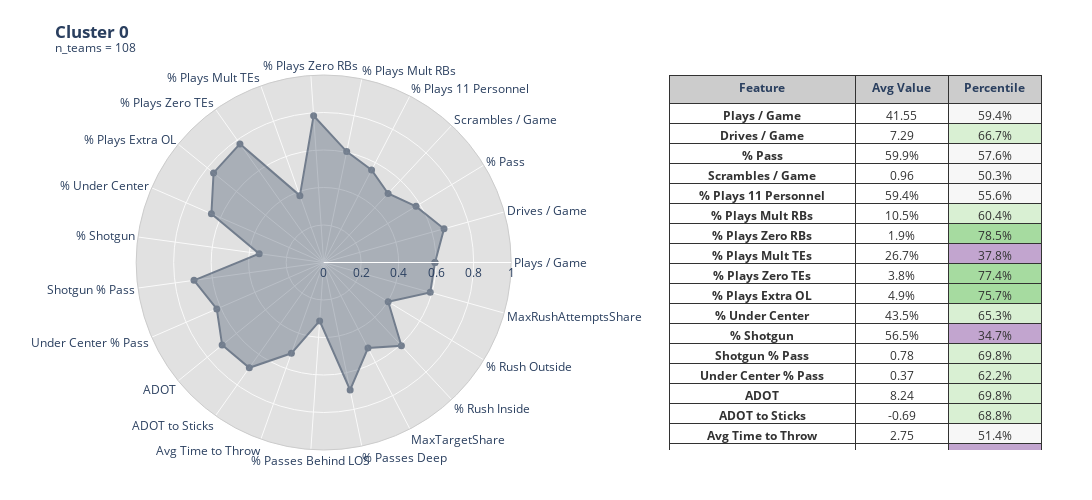
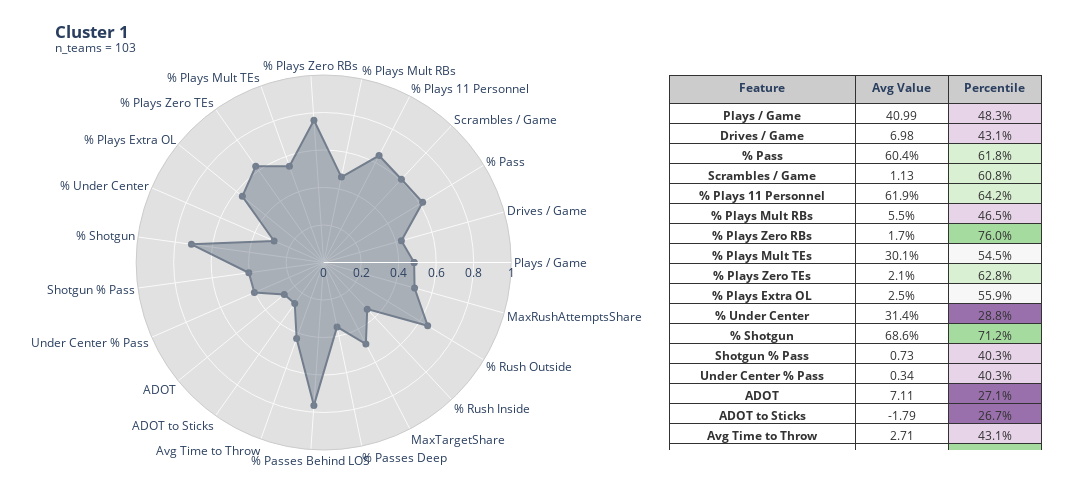
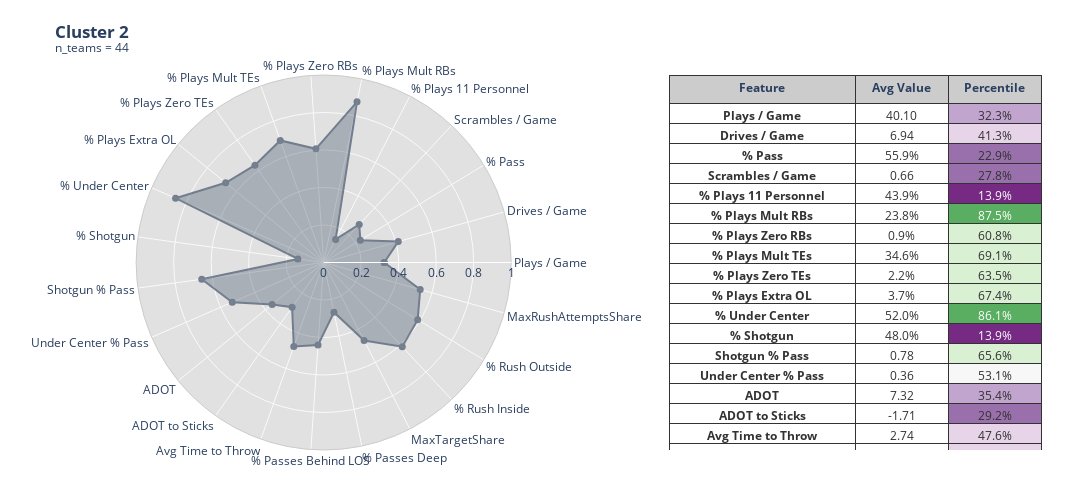
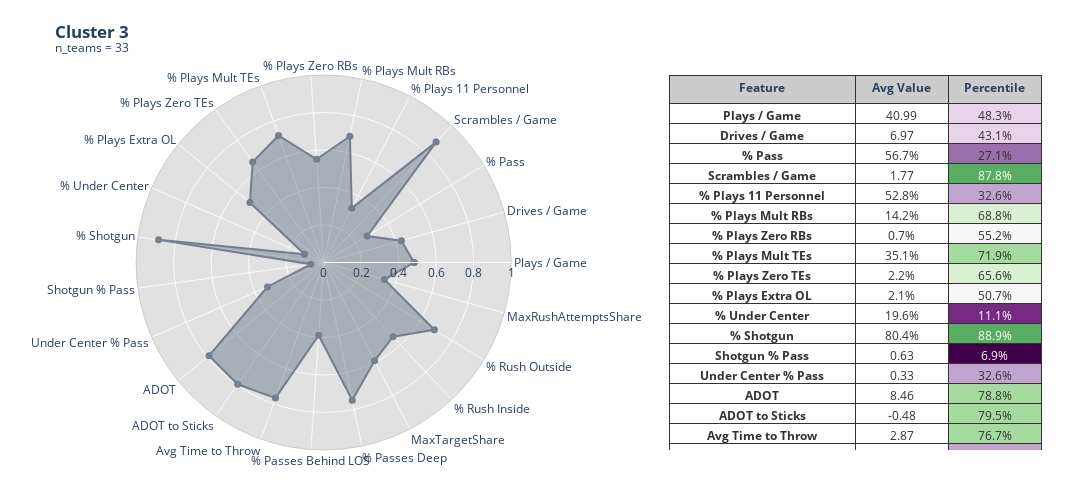

The cell these charts' notebook holds for them, in order:
### Code cell
''' Visualize Clusters '''

CLUSTER_COL = 'Cluster'
CLUSTERS_LIST = offense_tendencies[CLUSTER_COL].sort_values(ascending=True).unique().tolist()

# Average the features for each cluster
agg_dict: dict = {feature: ['min', 'mean', 'max'] for feature in OFFENSE_FEATURES}
agg_dict[CLUSTER_COL] = 'size'

avgs_by_cluster = offense_tendencies.groupby(CLUSTER_COL).aggregate(agg_dict)
avgs_by_cluster.columns = [' '.join(col) for col in avgs_by_cluster.columns]
avgs_by_cluster = avgs_by_cluster.rename(columns={f'{CLUSTER_COL} size': '# Teams'})
print(avgs_by_cluster.head().to_string())


def get_feature_pct_scores(features: list, feature_vals: list):
    # Feature value percentiles
    pct_scores = []
    for i in range(len(features)):
        feature = features[i]
        val = feature_vals[i]
        pct_score = percentileofscore(offense_tendencies[feature].tolist(), val, kind='weak') / 100
        
        pct_scores.append(pct_score)
    
    return pct_scores


def visualize_cluster_features(cluster: int):

    # features = OFFENSE_FEATURES
    feature_cols = [f'{feature} mean' for feature in OFFENSE_FEATURES]

    ## Data ##

    # Filter to cluster
    cluster_slice = offense_tendencies.loc[offense_tendencies[CLUSTER_COL] == cluster, :]
    cluster_avgs_slice = avgs_by_cluster.loc[avgs_by_cluster.index.get_level_values(CLUSTER_COL) == cluster, :]

    # Cluster stats
    n_teams = len(cluster_slice)

    # Feature averages
    cluster_feature_vals = cluster_avgs_slice[feature_cols].values.tolist()[0]
    cluster_feature_vals_fmt = []
    for i in range(len(OFFENSE_FEATURES)):
        val = cluster_feature_vals[i]
        cluster_feature_vals_fmt.append(f'{val:.1%}') if OFFENSE_FEATURES[i][0] == '%' else cluster_feature_vals_fmt.append(f'{val:,.2f}')
    
    # Feature percentiles
    cluster_feature_pctiles = get_feature_pct_scores(features=OFFENSE_FEATURES, feature_vals=cluster_feature_vals)
    cluster_feature_pctiles_fmt = [f'{s:.1%}' for s in cluster_feature_pctiles]
    color_scale_len = len(px.colors.diverging.PRGn) - 1
    
    ## Figure ##

    # Radar
    radar = px.line_polar(
        r=cluster_feature_pctiles,
        theta=OFFENSE_FEATURES,
        line_close=True,
        color_discrete_sequence=['#44546a'],
        
    )

    # Table
    pctile_colors = [px.colors.diverging.PRGn[int(p * color_scale_len)] for p in cluster_feature_pctiles]
    text_colors = []
    for p in cluster_feature_pctiles:
        if p <= .15 or p >= 0.85: text_colors.append('white')
        else: text_colors.append('#323232')

    tbl = go.Table(
        columnwidth=[2,1,1],
        header=dict(
            fill_color='#CCCCCC',
            font=dict(weight='bold'),
            line=dict(color='#323232', width=1),
            values=['Feature', 'Avg Value', 'Percentile'],
        ),
        cells=dict(
            fill_color=['white', 'white', pctile_colors],
            font=dict(weight=['bold', 'normal', 'normal'], color=['#323232', '#323232', text_colors]),
            line=dict(color='#323232', width=1),
            values=[OFFENSE_FEATURES, cluster_feature_vals_fmt, cluster_feature_pctiles_fmt]
        )
    )
    
    # Figure
    fig = make_subplots(
        rows=1, cols=2,
        column_widths=[4,3],
        horizontal_spacing=0.1,
        specs=[[{"type": "polar"}, {"type": "domain"}]]
    )
    
    for trace in radar.data:
        fig.add_trace(
            trace, row=1, col=1
        )
    fig.add_trace(
        tbl, row=1, col=2
    )


    # Formatting
    fig.update_traces(
        fill='toself',
        opacity=0.7,
        mode='lines+markers+text',
        marker_size=7,
        row=1, col=1
    )
    
    fig.update_polars(
        bgcolor='#e1e1e1',
        angularaxis=dict(
            linecolor='#CCCCCC',
            showgrid=True,
            gridcolor='#fafafa',
            showticklabels=True,
            ticks=""
        ),
        radialaxis=dict(
            gridcolor='#fafafa',
        )
    )

    fig.update_layout(
        title_text=f"<b>Cluster {cluster}</b><br><sup>{n_teams = :,}</sup>",
        polar=dict(radialaxis_range=(0,1)),
        margin=dict(b=50, r=50, l=75, t=75),
        height=500,
        width=1400,
        showlegend=True,
    )

    fig.show()
    # pio.write_image(fig, f'Cluster 2.png', scale=6, height=500, width=1400)

    print(cluster_slice.sort_values(by='% Pass', ascending=False).head(10).to_string())


for cluster in CLUSTERS_LIST:
    visualize_cluster_features(cluster=cluster)

### Figure 1 — Plotly figure (JSON) as saved in the notebook; plotly's stock layout.template omitted (floating-point values rounded to 4 significant figures)
{"data": [{"fill": "toself", "hovertemplate": "r=%{r}<br>theta=%{theta}<extra></extra>", "legendgroup": "", "line": {"color": "#44546a", "dash": "solid"}, "marker": {"size": 7, "symbol": "circle"}, "mode": "lines+markers+text", "name": "", "opacity": 0.7, "r": [0.5938, 0.6667, 0.5764, 0.5035, 0.5556, 0.6042, 0.7847, 0.3785, 0.7743, 0.7569, 0.6528, 0.3472, 0.6979, 0.6215, 0.6979, 0.6875, 0.5139, 0.3125, 0.6944, 0.5139, 0.6076, 0.4028, 0.5903, 0.5938], "showlegend": false, "subplot": "polar", "theta": ["Plays / Game", "Drives / Game", "% Pass", "Scrambles / Game", "% Plays 11 Personnel", "% Plays Mult RBs", "% Plays Zero RBs", "% Plays Mult TEs", "% Plays Zero TEs", "% Plays Extra OL", "% Under Center", "% Shotgun", "Shotgun % Pass", "Under Center % Pass", "ADOT", "ADOT to Sticks", "Avg Time to Throw", "% Passes Behind LOS", "% Passes Deep", "MaxTargetShare", "% Rush Inside", "% Rush Outside", "MaxRushAttemptsShare", "Plays / Game"], "type": "scatterpolar"}, {"cells": {"fill": {"color": ["white", "white", ["rgb(247,247,247)", "rgb(217,240,211)", "rgb(247,247,247)", "rgb(247,247,247)", "rgb(247,247,247)", "rgb(217,240,211)", "rgb(166,219,160)", "rgb(194,165,207)", "rgb(166,219,160)", "rgb(166,219,160)", "rgb(217,240,211)", "rgb(194,165,207)", "rgb(217,240,211)", "rgb(217,240,211)", "rgb(217,240,211)", "rgb(217,240,211)", "rgb(247,247,247)", "rgb(194,165,207)", "rgb(217,240,211)", "rgb(247,247,247)", "rgb(217,240,211)", "rgb(231,212,232)", "rgb(247,247,247)"]]}, "font": {"color": ["#323232", "#323232", ["#323232", "#323232", "#323232", "#323232", "#323232", "#323232", "#323232", "#323232", "#323232", "#323232", "#323232", "#323232", "#323232", "#323232", "#323232", "#323232", "#323232", "#323232", "#323232", "#323232", "#323232", "#323232", "#323232"]], "weight": ["bold", "normal", "normal"]}, "line": {"color": "#323232", "width": 1}, "values": [["Plays / Game", "Drives / Game", "% Pass", "Scrambles / Game", "% Plays 11 Personnel", "% Plays Mult RBs", "% Plays Zero RBs", "% Plays Mult TEs", "% Plays Zero TEs", "% Plays Extra OL", "% Under Center", "% Shotgun", "Shotgun % Pass", "Under Center % Pass", "ADOT", "ADOT to Sticks", "Avg Time to Throw", "% Passes Behind LOS", "% Passes Deep", "MaxTargetShare", "% Rush Inside", "% Rush Outside", "MaxRushAttemptsShare"], ["41.55", "7.29", "59.9%", "0.96", "59.4%", "10.5%", "1.9%", "26.7%", "3.8%", "4.9%", "43.5%", "56.5%", "0.78", "0.37", "8.24", "-0.69", "2.75", "20.4%", "12.2%", "0.24", "50.1%", "20.6%", "0.57"], ["59.4%", "66.7%", "57.6%", "50.3%", "55.6%", "60.4%", "78.5%", "37.8%", "77.4%", "75.7%", "65.3%", "34.7%", "69.8%", "62.2%", "69.8%", "68.8%", "51.4%", "31.2%", "69.4%", "51.4%", "60.8%", "40.3%", "59.0%"]]}, "columnwidth": [2, 1, 1], "domain": {"x": [0.6143, 1.0], "y": [0, 1]}, "header": {"fill": {"color": "#CCCCCC"}, "font": {"weight": "bold"}, "line": {"color": "#323232", "width": 1}, "values": ["Feature", "Avg Value", "Percentile"]}, "type": "table"}], "layout": {"height": 500, "margin": {"b": 50, "l": 75, "r": 50, "t": 75}, "polar": {"angularaxis": {"gridcolor": "#fafafa", "linecolor": "#CCCCCC", "showgrid": true, "showticklabels": true, "ticks": ""}, "bgcolor": "#e1e1e1", "domain": {"x": [0, 0.5143], "y": [0, 1]}, "radialaxis": {"gridcolor": "#fafafa", "range": [0, 1]}}, "showlegend": true, "title": {"text": "<b>Cluster 0</b><br><sup>n_teams = 108</sup>"}, "width": 1400}}

### Figure 2 — Plotly figure (JSON) as saved in the notebook; plotly's stock layout.template omitted (floating-point values rounded to 4 significant figures)
{"data": [{"fill": "toself", "hovertemplate": "r=%{r}<br>theta=%{theta}<extra></extra>", "legendgroup": "", "line": {"color": "#44546a", "dash": "solid"}, "marker": {"size": 7, "symbol": "circle"}, "mode": "lines+markers+text", "name": "", "opacity": 0.7, "r": [0.4826, 0.4306, 0.6181, 0.6076, 0.6424, 0.4653, 0.7604, 0.5451, 0.6285, 0.559, 0.2882, 0.7118, 0.4028, 0.4028, 0.2708, 0.2674, 0.4306, 0.7639, 0.3507, 0.4896, 0.3403, 0.6493, 0.5035, 0.4826], "showlegend": false, "subplot": "polar", "theta": ["Plays / Game", "Drives / Game", "% Pass", "Scrambles / Game", "% Plays 11 Personnel", "% Plays Mult RBs", "% Plays Zero RBs", "% Plays Mult TEs", "% Plays Zero TEs", "% Plays Extra OL", "% Under Center", "% Shotgun", "Shotgun % Pass", "Under Center % Pass", "ADOT", "ADOT to Sticks", "Avg Time to Throw", "% Passes Behind LOS", "% Passes Deep", "MaxTargetShare", "% Rush Inside", "% Rush Outside", "MaxRushAttemptsShare", "Plays / Game"], "type": "scatterpolar"}, {"cells": {"fill": {"color": ["white", "white", ["rgb(231,212,232)", "rgb(231,212,232)", "rgb(217,240,211)", "rgb(217,240,211)", "rgb(217,240,211)", "rgb(231,212,232)", "rgb(166,219,160)", "rgb(247,247,247)", "rgb(217,240,211)", "rgb(247,247,247)", "rgb(153,112,171)", "rgb(166,219,160)", "rgb(231,212,232)", "rgb(231,212,232)", "rgb(153,112,171)", "rgb(153,112,171)", "rgb(231,212,232)", "rgb(166,219,160)", "rgb(194,165,207)", "rgb(231,212,232)", "rgb(194,165,207)", "rgb(217,240,211)", "rgb(247,247,247)"]]}, "font": {"color": ["#323232", "#323232", ["#323232", "#323232", "#323232", "#323232", "#323232", "#323232", "#323232", "#323232", "#323232", "#323232", "#323232", "#323232", "#323232", "#323232", "#323232", "#323232", "#323232", "#323232", "#323232", "#323232", "#323232", "#323232", "#323232"]], "weight": ["bold", "normal", "normal"]}, "line": {"color": "#323232", "width": 1}, "values": [["Plays / Game", "Drives / Game", "% Pass", "Scrambles / Game", "% Plays 11 Personnel", "% Plays Mult RBs", "% Plays Zero RBs", "% Plays Mult TEs", "% Plays Zero TEs", "% Plays Extra OL", "% Under Center", "% Shotgun", "Shotgun % Pass", "Under Center % Pass", "ADOT", "ADOT to Sticks", "Avg Time to Throw", "% Passes Behind LOS", "% Passes Deep", "MaxTargetShare", "% Rush Inside", "% Rush Outside", "MaxRushAttemptsShare"], ["40.99", "6.98", "60.4%", "1.13", "61.9%", "5.5%", "1.7%", "30.1%", "2.1%", "2.5%", "31.4%", "68.6%", "0.73", "0.34", "7.11", "-1.79", "2.71", "25.3%", "10.3%", "0.24", "44.9%", "24.5%", "0.54"], ["48.3%", "43.1%", "61.8%", "60.8%", "64.2%", "46.5%", "76.0%", "54.5%", "62.8%", "55.9%", "28.8%", "71.2%", "40.3%", "40.3%", "27.1%", "26.7%", "43.1%", "76.4%", "35.1%", "49.0%", "34.0%", "64.9%", "50.3%"]]}, "columnwidth": [2, 1, 1], "domain": {"x": [0.6143, 1.0], "y": [0, 1]}, "header": {"fill": {"color": "#CCCCCC"}, "font": {"weight": "bold"}, "line": {"color": "#323232", "width": 1}, "values": ["Feature", "Avg Value", "Percentile"]}, "type": "table"}], "layout": {"height": 500, "margin": {"b": 50, "l": 75, "r": 50, "t": 75}, "polar": {"angularaxis": {"gridcolor": "#fafafa", "linecolor": "#CCCCCC", "showgrid": true, "showticklabels": true, "ticks": ""}, "bgcolor": "#e1e1e1", "domain": {"x": [0, 0.5143], "y": [0, 1]}, "radialaxis": {"gridcolor": "#fafafa", "range": [0, 1]}}, "showlegend": true, "title": {"text": "<b>Cluster 1</b><br><sup>n_teams = 103</sup>"}, "width": 1400}}

### Figure 3 — Plotly figure (JSON) as saved in the notebook; plotly's stock layout.template omitted (floating-point values rounded to 4 significant figures)
{"data": [{"fill": "toself", "hovertemplate": "r=%{r}<br>theta=%{theta}<extra></extra>", "legendgroup": "", "line": {"color": "#44546a", "dash": "solid"}, "marker": {"size": 7, "symbol": "circle"}, "mode": "lines+markers+text", "name": "", "opacity": 0.7, "r": [0.3229, 0.4132, 0.2292, 0.2778, 0.1389, 0.875, 0.6076, 0.691, 0.6354, 0.6736, 0.8611, 0.1389, 0.6562, 0.5312, 0.3542, 0.2917, 0.4757, 0.441, 0.2708, 0.4688, 0.6146, 0.5868, 0.5347, 0.3229], "showlegend": false, "subplot": "polar", "theta": ["Plays / Game", "Drives / Game", "% Pass", "Scrambles / Game", "% Plays 11 Personnel", "% Plays Mult RBs", "% Plays Zero RBs", "% Plays Mult TEs", "% Plays Zero TEs", "% Plays Extra OL", "% Under Center", "% Shotgun", "Shotgun % Pass", "Under Center % Pass", "ADOT", "ADOT to Sticks", "Avg Time to Throw", "% Passes Behind LOS", "% Passes Deep", "MaxTargetShare", "% Rush Inside", "% Rush Outside", "MaxRushAttemptsShare", "Plays / Game"], "type": "scatterpolar"}, {"cells": {"fill": {"color": ["white", "white", ["rgb(194,165,207)", "rgb(231,212,232)", "rgb(153,112,171)", "rgb(153,112,171)", "rgb(118,42,131)", "rgb(90,174,97)", "rgb(217,240,211)", "rgb(217,240,211)", "rgb(217,240,211)", "rgb(217,240,211)", "rgb(90,174,97)", "rgb(118,42,131)", "rgb(217,240,211)", "rgb(247,247,247)", "rgb(194,165,207)", "rgb(153,112,171)", "rgb(231,212,232)", "rgb(231,212,232)", "rgb(153,112,171)", "rgb(231,212,232)", "rgb(217,240,211)", "rgb(247,247,247)", "rgb(247,247,247)"]]}, "font": {"color": ["#323232", "#323232", ["#323232", "#323232", "#323232", "#323232", "white", "white", "#323232", "#323232", "#323232", "#323232", "white", "white", "#323232", "#323232", "#323232", "#323232", "#323232", "#323232", "#323232", "#323232", "#323232", "#323232", "#323232"]], "weight": ["bold", "normal", "normal"]}, "line": {"color": "#323232", "width": 1}, "values": [["Plays / Game", "Drives / Game", "% Pass", "Scrambles / Game", "% Plays 11 Personnel", "% Plays Mult RBs", "% Plays Zero RBs", "% Plays Mult TEs", "% Plays Zero TEs", "% Plays Extra OL", "% Under Center", "% Shotgun", "Shotgun % Pass", "Under Center % Pass", "ADOT", "ADOT to Sticks", "Avg Time to Throw", "% Passes Behind LOS", "% Passes Deep", "MaxTargetShare", "% Rush Inside", "% Rush Outside", "MaxRushAttemptsShare"], ["40.10", "6.94", "55.9%", "0.66", "43.9%", "23.8%", "0.9%", "34.6%", "2.2%", "3.7%", "52.0%", "48.0%", "0.78", "0.36", "7.32", "-1.71", "2.74", "21.9%", "9.9%", "0.23", "50.3%", "23.4%", "0.55"], ["32.3%", "41.3%", "22.9%", "27.8%", "13.9%", "87.5%", "60.8%", "69.1%", "63.5%", "67.4%", "86.1%", "13.9%", "65.6%", "53.1%", "35.4%", "29.2%", "47.6%", "44.1%", "27.1%", "46.9%", "61.5%", "58.7%", "53.5%"]]}, "columnwidth": [2, 1, 1], "domain": {"x": [0.6143, 1.0], "y": [0, 1]}, "header": {"fill": {"color": "#CCCCCC"}, "font": {"weight": "bold"}, "line": {"color": "#323232", "width": 1}, "values": ["Feature", "Avg Value", "Percentile"]}, "type": "table"}], "layout": {"height": 500, "margin": {"b": 50, "l": 75, "r": 50, "t": 75}, "polar": {"angularaxis": {"gridcolor": "#fafafa", "linecolor": "#CCCCCC", "showgrid": true, "showticklabels": true, "ticks": ""}, "bgcolor": "#e1e1e1", "domain": {"x": [0, 0.5143], "y": [0, 1]}, "radialaxis": {"gridcolor": "#fafafa", "range": [0, 1]}}, "showlegend": true, "title": {"text": "<b>Cluster 2</b><br><sup>n_teams = 44</sup>"}, "width": 1400}}

### Figure 4 — Plotly figure (JSON) as saved in the notebook; plotly's stock layout.template omitted (floating-point values rounded to 4 significant figures)
{"data": [{"fill": "toself", "hovertemplate": "r=%{r}<br>theta=%{theta}<extra></extra>", "legendgroup": "", "line": {"color": "#44546a", "dash": "solid"}, "marker": {"size": 7, "symbol": "circle"}, "mode": "lines+markers+text", "name": "", "opacity": 0.7, "r": [0.4826, 0.4306, 0.2708, 0.8785, 0.3264, 0.6875, 0.5521, 0.7188, 0.6562, 0.5069, 0.1111, 0.8889, 0.06944, 0.3264, 0.7882, 0.7951, 0.7674, 0.3889, 0.75, 0.5903, 0.5417, 0.691, 0.3368, 0.4826], "showlegend": false, "subplot": "polar", "theta": ["Plays / Game", "Drives / Game", "% Pass", "Scrambles / Game", "% Plays 11 Personnel", "% Plays Mult RBs", "% Plays Zero RBs", "% Plays Mult TEs", "% Plays Zero TEs", "% Plays Extra OL", "% Under Center", "% Shotgun", "Shotgun % Pass", "Under Center % Pass", "ADOT", "ADOT to Sticks", "Avg Time to Throw", "% Passes Behind LOS", "% Passes Deep", "MaxTargetShare", "% Rush Inside", "% Rush Outside", "MaxRushAttemptsShare", "Plays / Game"], "type": "scatterpolar"}, {"cells": {"fill": {"color": ["white", "white", ["rgb(231,212,232)", "rgb(231,212,232)", "rgb(153,112,171)", "rgb(90,174,97)", "rgb(194,165,207)", "rgb(217,240,211)", "rgb(247,247,247)", "rgb(166,219,160)", "rgb(217,240,211)", "rgb(247,247,247)", "rgb(118,42,131)", "rgb(90,174,97)", "rgb(64,0,75)", "rgb(194,165,207)", "rgb(166,219,160)", "rgb(166,219,160)", "rgb(166,219,160)", "rgb(194,165,207)", "rgb(166,219,160)", "rgb(247,247,247)", "rgb(247,247,247)", "rgb(217,240,211)", "rgb(194,165,207)"]]}, "font": {"color": ["#323232", "#323232", ["#323232", "#323232", "#323232", "white", "#323232", "#323232", "#323232", "#323232", "#323232", "#323232", "white", "white", "white", "#323232", "#323232", "#323232", "#323232", "#323232", "#323232", "#323232", "#323232", "#323232", "#323232"]], "weight": ["bold", "normal", "normal"]}, "line": {"color": "#323232", "width": 1}, "values": [["Plays / Game", "Drives / Game", "% Pass", "Scrambles / Game", "% Plays 11 Personnel", "% Plays Mult RBs", "% Plays Zero RBs", "% Plays Mult TEs", "% Plays Zero TEs", "% Plays Extra OL", "% Under Center", "% Shotgun", "Shotgun % Pass", "Under Center % Pass", "ADOT", "ADOT to Sticks", "Avg Time to Throw", "% Passes Behind LOS", "% Passes Deep", "MaxTargetShare", "% Rush Inside", "% Rush Outside", "MaxRushAttemptsShare"], ["40.99", "6.97", "56.7%", "1.77", "52.8%", "14.2%", "0.7%", "35.1%", "2.2%", "2.1%", "19.6%", "80.4%", "0.63", "0.33", "8.46", "-0.48", "2.87", "21.3%", "12.9%", "0.25", "48.7%", "25.5%", "0.48"], ["48.3%", "43.1%", "27.1%", "87.8%", "32.6%", "68.8%", "55.2%", "71.9%", "65.6%", "50.7%", "11.1%", "88.9%", "6.9%", "32.6%", "78.8%", "79.5%", "76.7%", "38.9%", "75.0%", "59.0%", "54.2%", "69.1%", "33.7%"]]}, "columnwidth": [2, 1, 1], "domain": {"x": [0.6143, 1.0], "y": [0, 1]}, "header": {"fill": {"color": "#CCCCCC"}, "font": {"weight": "bold"}, "line": {"color": "#323232", "width": 1}, "values": ["Feature", "Avg Value", "Percentile"]}, "type": "table"}], "layout": {"height": 500, "margin": {"b": 50, "l": 75, "r": 50, "t": 75}, "polar": {"angularaxis": {"gridcolor": "#fafafa", "linecolor": "#CCCCCC", "showgrid": true, "showticklabels": true, "ticks": ""}, "bgcolor": "#e1e1e1", "domain": {"x": [0, 0.5143], "y": [0, 1]}, "radialaxis": {"gridcolor": "#fafafa", "range": [0, 1]}}, "showlegend": true, "title": {"text": "<b>Cluster 3</b><br><sup>n_teams = 33</sup>"}, "width": 1400}}
